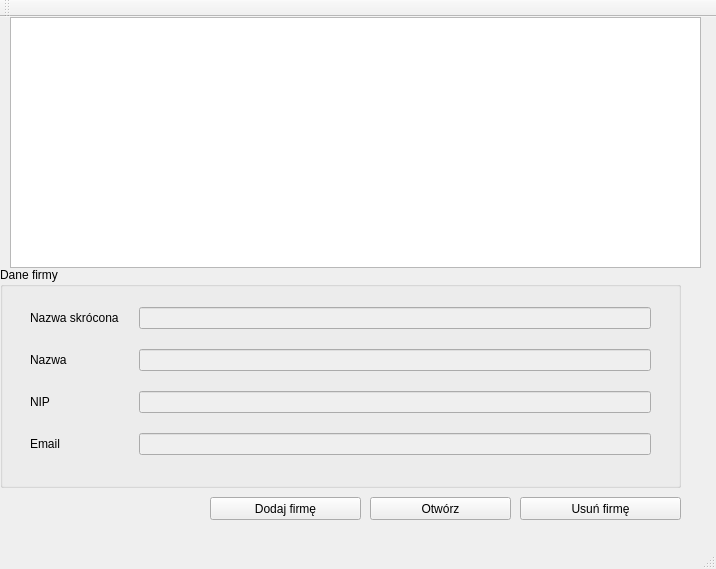
<?xml version="1.0" encoding="UTF-8"?>
<ui version="4.0">
 <class>MainWindow</class>
 <widget class="QMainWindow" name="MainWindow">
  <property name="geometry">
   <rect>
    <x>0</x>
    <y>0</y>
    <width>716</width>
    <height>569</height>
   </rect>
  </property>
  <property name="windowTitle">
   <string>MainWindow</string>
  </property>
  <widget class="QWidget" name="centralWidget">
   <widget class="QTableView" name="companiesTableView">
    <property name="geometry">
     <rect>
      <x>10</x>
      <y>0</y>
      <width>691</width>
      <height>251</height>
     </rect>
    </property>
   </widget>
   <widget class="QPushButton" name="addButton">
    <property name="geometry">
     <rect>
      <x>210</x>
      <y>480</y>
      <width>151</width>
      <height>23</height>
     </rect>
    </property>
    <property name="text">
     <string>Dodaj firmę</string>
    </property>
   </widget>
   <widget class="QPushButton" name="removeButton">
    <property name="geometry">
     <rect>
      <x>520</x>
      <y>480</y>
      <width>161</width>
      <height>23</height>
     </rect>
    </property>
    <property name="text">
     <string>Usuń firmę</string>
    </property>
   </widget>
   <widget class="QGroupBox" name="groupBox">
    <property name="geometry">
     <rect>
      <x>0</x>
      <y>250</y>
      <width>681</width>
      <height>221</height>
     </rect>
    </property>
    <property name="title">
     <string>Dane firmy</string>
    </property>
    <widget class="QWidget" name="formLayoutWidget">
     <property name="geometry">
      <rect>
       <x>10</x>
       <y>20</y>
       <width>661</width>
       <height>191</height>
      </rect>
     </property>
     <layout class="QFormLayout" name="formLayout">
      <property name="sizeConstraint">
       <enum>QLayout::SetMinimumSize</enum>
      </property>
      <property name="horizontalSpacing">
       <number>20</number>
      </property>
      <property name="verticalSpacing">
       <number>20</number>
      </property>
      <property name="leftMargin">
       <number>20</number>
      </property>
      <property name="topMargin">
       <number>20</number>
      </property>
      <property name="rightMargin">
       <number>20</number>
      </property>
      <property name="bottomMargin">
       <number>20</number>
      </property>
      <item row="0" column="0">
       <widget class="QLabel" name="label">
        <property name="text">
         <string>Nazwa skrócona</string>
        </property>
       </widget>
      </item>
      <item row="1" column="0">
       <widget class="QLabel" name="label_2">
        <property name="text">
         <string>Nazwa</string>
        </property>
       </widget>
      </item>
      <item row="2" column="0">
       <widget class="QLabel" name="label_3">
        <property name="text">
         <string>NIP</string>
        </property>
       </widget>
      </item>
      <item row="3" column="0">
       <widget class="QLabel" name="label_4">
        <property name="text">
         <string>Email</string>
        </property>
       </widget>
      </item>
      <item row="0" column="1">
       <widget class="QLineEdit" name="shortNameLineEdit">
        <property name="enabled">
         <bool>false</bool>
        </property>
        <property name="readOnly">
         <bool>true</bool>
        </property>
       </widget>
      </item>
      <item row="1" column="1">
       <widget class="QLineEdit" name="nameLineEdit">
        <property name="enabled">
         <bool>false</bool>
        </property>
        <property name="readOnly">
         <bool>true</bool>
        </property>
       </widget>
      </item>
      <item row="2" column="1">
       <widget class="QLineEdit" name="nipLineEdit">
        <property name="enabled">
         <bool>false</bool>
        </property>
        <property name="readOnly">
         <bool>true</bool>
        </property>
       </widget>
      </item>
      <item row="3" column="1">
       <widget class="QLineEdit" name="emailLineEdit">
        <property name="enabled">
         <bool>false</bool>
        </property>
        <property name="readOnly">
         <bool>true</bool>
        </property>
       </widget>
      </item>
     </layout>
    </widget>
   </widget>
   <widget class="QPushButton" name="openButton">
    <property name="geometry">
     <rect>
      <x>370</x>
      <y>480</y>
      <width>141</width>
      <height>23</height>
     </rect>
    </property>
    <property name="text">
     <string>Otwórz</string>
    </property>
   </widget>
  </widget>
  <widget class="QMenuBar" name="menuBar">
   <property name="geometry">
    <rect>
     <x>0</x>
     <y>0</y>
     <width>716</width>
     <height>21</height>
    </rect>
   </property>
  </widget>
  <widget class="QToolBar" name="mainToolBar">
   <attribute name="toolBarArea">
    <enum>TopToolBarArea</enum>
   </attribute>
   <attribute name="toolBarBreak">
    <bool>false</bool>
   </attribute>
  </widget>
  <widget class="QStatusBar" name="statusBar"/>
 </widget>
 <layoutdefault spacing="6" margin="11"/>
 <resources/>
 <connections/>
</ui>
